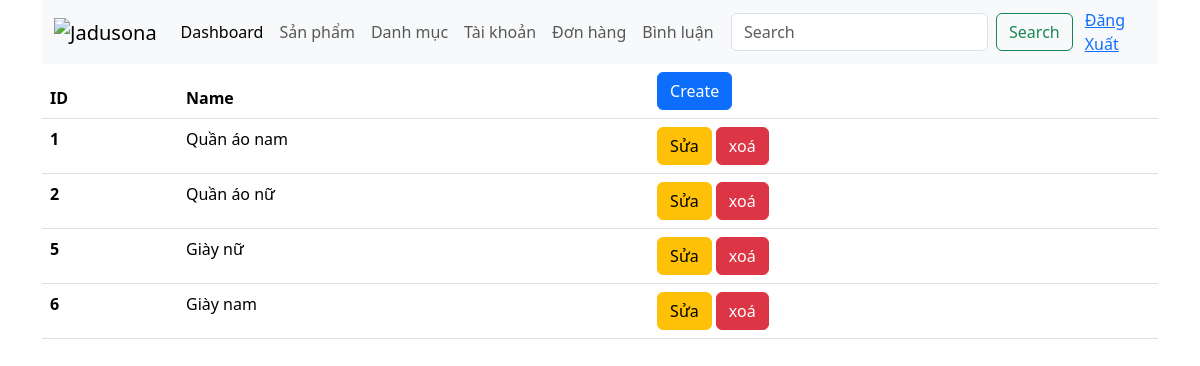
Page /admin/?ctl=listdm (signed in) on the committed database.
### tables this page shows
CREATE TABLE `categories` (
  `id` int NOT NULL,
  `cate_name` varchar(255) NOT NULL
);

### common/function.php (called while the page is built, shortened)
<?php
function view($path_view, $data = [])
{
    extract($data);
    $path_view = str_replace(".", "/", $path_view);
    include_once ROOT_DIR . "views/$path_view.php";
}

### controllers/Admin/AdminCategoryController.php (called while the page is built, shortened)
<?php
class AdminCategoryController
{
    public function index()
    {
        $categories = (new Category)->all();
        return view('admin.categories.list', compact('categories', 'message'));
    }
}

### admin/index.php (called while the page is built, shortened)
<?php
require_once __DIR__ . "/../common/function.php";
require_once __DIR__ . "/../models/BaseModel.php";
require_once __DIR__ . "/../models/Category.php";
require_once __DIR__ . "/../controllers/Admin/AdminCategoryController.php";
$ctl = $_GET['ctl'] ?? "";
match ($ctl) {
    '' => (new DashboardController)->index(),
    'listdm' => (new AdminCategoryController)->index(),
    'adddm' => (new AdminCategoryController)->create(),
    'storedm' => (new AdminCategoryController)->store(),
    'editdm' => (new AdminCategoryController)->edit(),
    'updatedm' => (new AdminCategoryController)->update(),
    'deletedm' => (new AdminCategoryController)->delete(),
    'listsp' => (new AdminProductController)->index(),
    'addsp' => (new AdminProductController)->add(),
    'storesp' => (new AdminProductController)->store(),
    'editsp' => (new AdminProductController)->edit(),
    'updatesp' => (new AdminProductController)->update(),
    'deletesp' => (new AdminProductController)->delete(),
    'listuser' => (new AuthController)->index(),
    'updateuser' => (new AuthController)->updateActive(),
    'list-order' => (new OrderController)->index(),
    'detail-order' => (new OrderController)->showOrder(),
    'delete-order' => (new OrderController)->deleteOrder(),
    'product-comment' => (new CommentController)->index(),
    'comment-detail' => (new CommentController)->list(),
    'actiev-comment' => (new CommentController)->updateActive(),
};

### models/BaseModel.php (called while the page is built, shortened)
<?php
class BaseModel {
    public function __construct(){
        try{
            $this->conn = new PDO("mysql:host=" . HOST . "; dbname=" . DBNAME . "; charset=utf8; port= ". PORT, USERNAME , PASSWORD);
        }catch (PDOException $e){
            echo "Lỗi kết nối dữ liệu" . $e->getMessage();
        }
    }
}

### models/Category.php (called while the page is built, shortened)
<?php
class Category extends BaseModel{
    public function all(){
        $sql = "SELECT * FROM categories";
        $stmt = $this->conn->prepare($sql);
        $stmt->execute();
        return $stmt->fetchAll(PDO::FETCH_ASSOC);
    }
}

### views/admin/categories/list.php (the view, shortened to what this page needs)
<?php include_once ROOT_DIR . "views/admin/header.php" ?>
<div>
    <table class="table">
        <thead>
            <tr>
                <th scope="col">ID</th>
                <th scope="col">Name</th>
                <th scope="col">
                    <a href="<?= ADMIN_URL . '?ctl=adddm ' ?>" class="btn btn-primary">Create</a>
                </th>
            </tr>
        </thead>
        <tbody>
            <?php foreach ($categories as $cate) : ?>
            <tr>
                <th scope="row"><?= $cate['id'] ?></th>
                <td><?= $cate['cate_name'] ?></td>
                <td>
                    <a href="<?= ADMIN_URL . '?ctl=editdm&id=' . $cate['id'] ?>" class="btn btn-warning">Sửa</a>
                    <a href="<?= ADMIN_URL . '?ctl=deletedm&id=' . $cate['id'] ?>" class="btn btn-danger"
                        onclick="return confirm('bạn muốn xoá không' )">xoá</a>
                </td>
            </tr>
            <?php endforeach ?>
        </tbody>
    </table>
</div>
<?php include_once ROOT_DIR . "views/admin/footer.php" ?>

### rows in the picture
categories: id "1", cate_name "Quần áo nam"
categories: id "2", cate_name "Quần áo nữ"
categories: id "5", cate_name "Giày nữ"
categories: id "6", cate_name "Giày nam"
